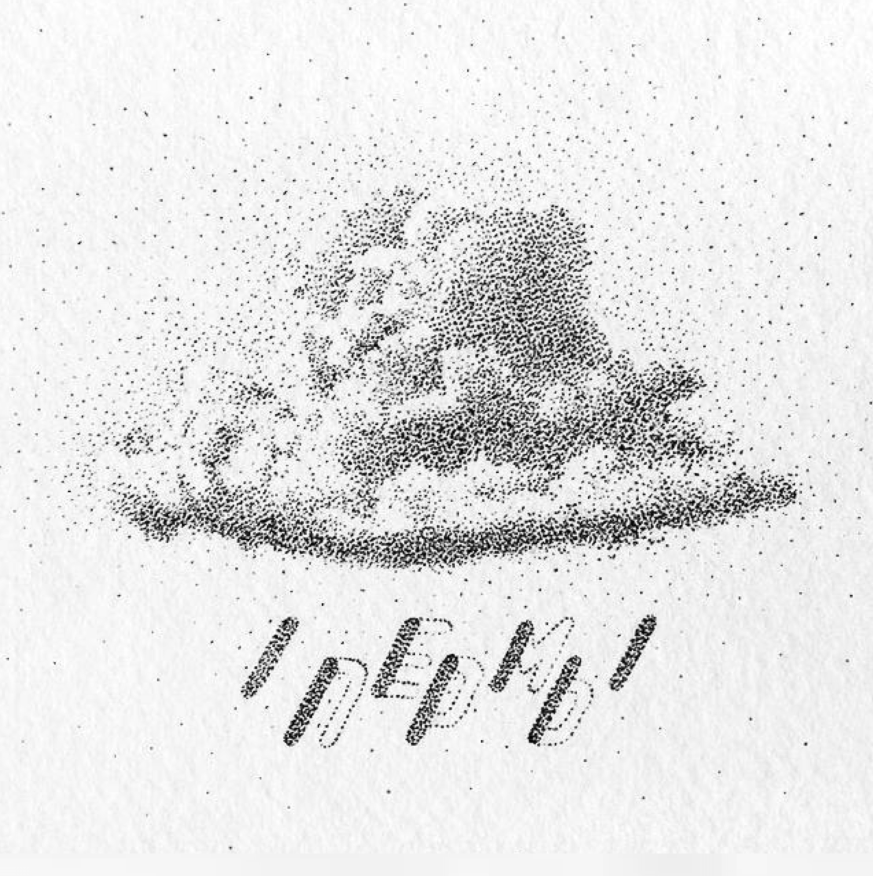
#> input picture pictures/cloud/cloud.png, 1746 x 1752 px (shown at 1/2 size)
$ jupyter execute manual_rotation_and_movement.ipynb
#> lines starting #> are read from the running program, lines starting #| are printed output that depends on the picture; after the words box and inside, x2 and y2 are one past the last pixel; in counts of white or black regions, pixels touching at a corner belong together
### utilites/ccl.py
import numpy as np


def crop_image(image, x=None, y=None, w=None, h=None):
    x = 0 if x == None else x
    y = 0 if y == None else y
    h = image.shape[0] if h == None else h
    w = image.shape[1] if w == None else w
    return image[y:y+h, x:x+w]


def groups_by_rows(img_arr, square_borders=None, line_border=None):
    if square_borders:
        img_arr_c = crop_image(img_arr,
                             x=square_borders[0],
                             y=square_borders[1],
                             w=square_borders[2],
                             h=square_borders[3])
    grps_by_rows = []
    g_c = 0
    current_row = []
    for row in range(img_arr_c.shape[0]):  # пройтись по строкам
        indexes = np.asarray(img_arr_c[row] == 1).nonzero()[0] # найти индексы единиц
        if indexes.size == 0:
            grps_by_rows.append([])
            continue
        gaps = np.diff(indexes) > 1  # найти разрывы между ними
        gaps = np.concatenate([gaps, [True]])
        current_group = []
        for index, gap in dict(zip(indexes, gaps)).items():
            current_group.append(index)
            if gap:
                current_row.append(current_group * 2 if len(current_group) == 1 else [current_group[0], current_group[-1]])
                current_group = []
        grps_by_rows.append(current_row)
        current_row = []
    return grps_by_rows, img_arr_c

def check_connectivity(arr, group_borders, row_number, groups_obj):
    """
    must return a group(s) that group_borders belong(s) to.
    """
    if row_number == 0: # create new group as it is row 1
        last_gr_number = list(groups_obj.keys())[-1:]
        last_gr_number = 0 if last_gr_number == [] else last_gr_number[0]+1
        groups_obj.update({last_gr_number: np.array([
            [[row_number,group_borders[0]], [row_number,group_borders[1]]],
        ])
                          })
        return groups_obj

    candidates_j_range = [
        group_borders[0]-1 if group_borders[0] != 0 else 0,
        group_borders[1]+1
    ]
    candidates_i = row_number-1 if row_number != 0 else 0
    canndidates_connect_to = arr[candidates_i,candidates_j_range[0]:candidates_j_range[1]+1]
    if all(canndidates_connect_to == 0):
        last_gr_number = list(groups_obj.keys())[-1:]
        last_gr_number = 0 if last_gr_number == [] else last_gr_number[0]+1
        groups_obj.update({last_gr_number: np.array([
            [[row_number,group_borders[0]], [row_number,group_borders[1]]],
        ])
                          })
        return groups_obj
    group_concatination = [False] * len(groups_obj)
    to_pop = []
    to_drop_duplicates = []
    for j, (k, v) in enumerate(groups_obj.items()):
        for n, element in enumerate(v):
            candidates_j_range_set = set(range(candidates_j_range[0], candidates_j_range[1]+1))
            if element[:,0][0] == candidates_i and set(range(element[:,1][0], element[:,1][1]+1)).intersection(candidates_j_range_set):
                group_concatination[j] = True
                too_ssstak = np.array([[[row_number,group_borders[0]],
                                        [row_number,group_borders[1]]],
                                         ])
                groups_obj[k] = np.concatenate([groups_obj[k],
                                                 too_ssstak]
                                                )
                # Concatinate to existing group
                if np.where(group_concatination)[0].shape[0] > 1:
                    to_pop.append(k)
                    gr_concat_to = np.where(group_concatination)[0][0]
                    to_drop_duplicates.append(gr_concat_to)
                    groups_obj[gr_concat_to] = np.concatenate([groups_obj[gr_concat_to],
                                                               groups_obj[k]])
    if to_pop:
        [groups_obj.pop(pop) for pop in to_pop if pop in groups_obj]
    if to_drop_duplicates:
        [np.unique(groups_obj[dupl], axis=0) for dupl in to_drop_duplicates]
    groups_obj = dict(zip(list(range(len(groups_obj))), groups_obj.values()))
    for k, v in groups_obj.items():
        groups_obj.update({k: np.unique(v, axis=0)})
    return groups_obj


def ccl(arr, square_borders=None):
    grps_by_rows, img_arr = groups_by_rows(arr, square_borders=square_borders)
    grps = {}
    for r_num, row in enumerate(grps_by_rows):
        for group in row:
            if group == []:
                continue
            grps = check_connectivity(img_arr, group, r_num, grps)
    return grps

### utilites/plot.py
import matplotlib.pyplot as plt

# [14 lines left out: function show_segment, not called in this run]

def show_pic(pic, size=15):
    ax = plt.figure(figsize = (size,size))
    plt.imshow(pic[::-1])
    ax = plt.gca()
    ax.invert_yaxis()

# [6 lines left out: function crop_image, not called in this run]

### manual_rotation_and_movement.ipynb
# Aim: move rain drop down
# Цель: передвинуть каплю дождя

[cell 1]
from utilites.ccl import *
from utilites.plot import show_pic
import numpy as np
import cv2
import matplotlib.pyplot as plt

[cell 2]
def rotation(angle):
    """
    rotates standart basis by angle
    """
    xy = np.array([[0, 1], [1, 0]])
    a = np.radians(angle)
    r_matrix = np.array([
        [np.cos(a), -np.sin(a)],
        [np.sin(a), np.cos(a)]
    ])
    return r_matrix @ xy

# Open

[cell 3]
cloud = 'pictures/cloud/cloud.png'
cloud = cv2.imread(cloud, 0)
#> cloud is the input picture: shape (1752, 1746); min 0, max 255, mean 228.8

img = np.copy(cloud)
colors = np.copy(cloud)

img[img<157] = 1
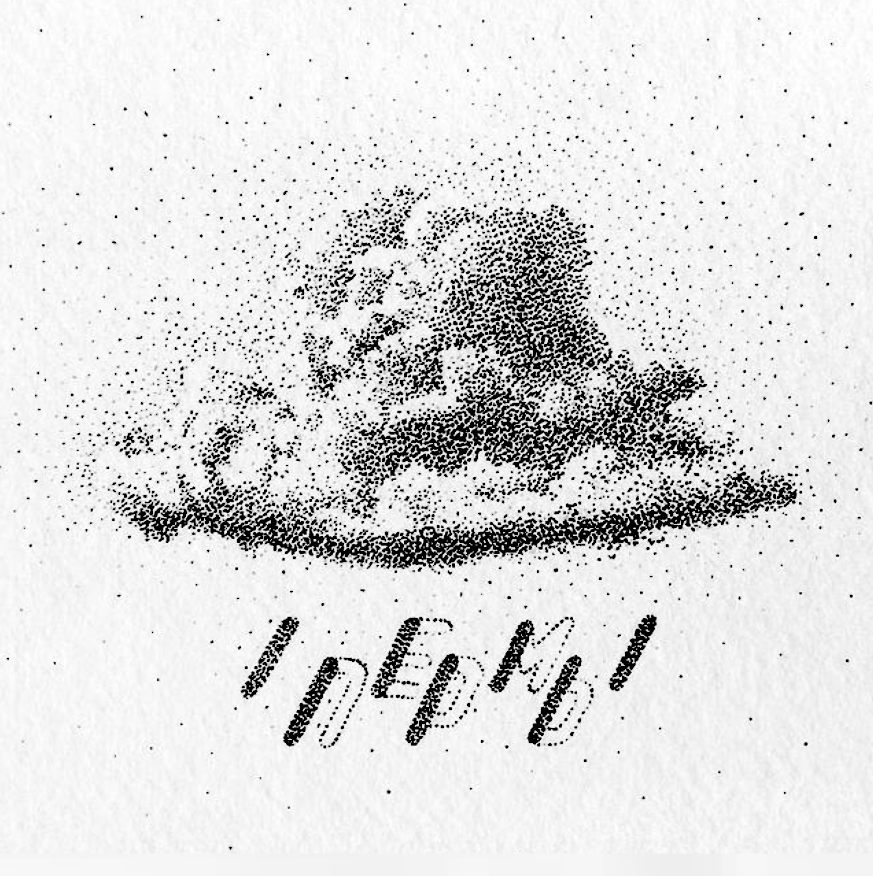
#> img: shape (1752, 1746) (shown at 1/2 size); 7.31% of pixels changed, all inside (x1, y1, x2, y2) = (0, 7, 1744, 1699)
img[img>=157] = 0
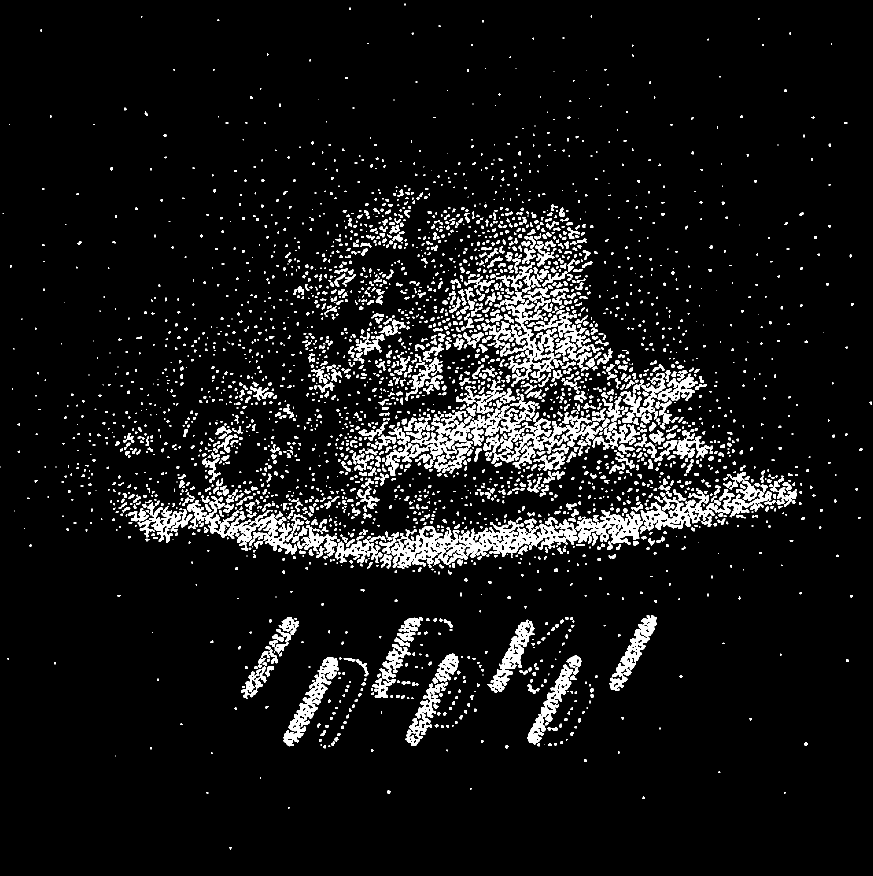
#> img: shape (1752, 1746) (shown at 1/2 size); values 0 (black) and 1 (white), 7.3% white; 3344 white regions (1504 under 20 px), largest, box (x1, y1, x2, y2) and area: (819, 801, 1205, 938) 13563, (783, 1034, 1156, 1138) 13269, (1280, 944, 1543, 1067) 7797

show_pic(cloud,size=9)
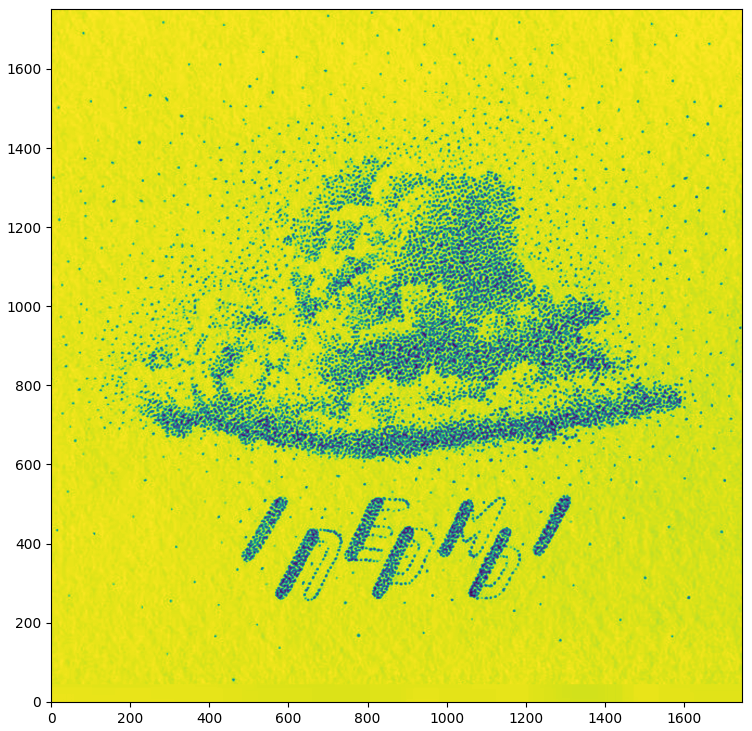
#> figure drawn by matplotlib, 1 panel

# Locate drop

[cell 4]
x_vec=477
y_vec=1224
h=180
w=125

# Get pixcel groups

[cell 5]
borders = ccl(img, square_borders=[x_vec,y_vec,w,h])
#> in crop_image, `return image[y:y+h, x:x+w]`:
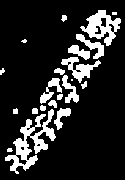
#> returned value: shape (180, 125); values 0 (black) and 1 (white), 15.6% white; 21 white regions (3 under 20 px), largest, box (x1, y1, x2, y2) and area: (5, 109, 56, 174) 1087, (80, 10, 121, 46) 662, (61, 57, 101, 83) 388
#> the loop in groups_by_rows, `for row in range(img_arr_c.shape[0]):` made 180 passes
#> (indexes, gaps) on passes 11 to 12: ([98, 99, 100, 101, 102, 103, 104, 105], [False, False, False, False, False, False, False, True]), ([98, 99, 100, 101, 102, 103, 104, 105], [False, False, False, False, False, False, False, True])
#> after the loop in groups_by_rows, `for row in range(img_arr_c.shape[0]):`: grps_by_rows = 180 items, first 6: [], [], [], [], [], []
#> the loop in ccl, `for r_num, row in enumerate(grps_by_rows):` made 180 passes
#> row on passes 12, 14, 15: [[98, 105]], [[96, 105], [112, 116]], [[95, 105], [112, 116]]
#> after the loop in ccl, `for r_num, row in enumerate(grps_by_rows):`: grps = 21 items
#> borders = 21 items
print(f'Amount of pixel groups: {len(borders)}')
#| Amount of pixel groups: 21

[cell 6]
show_pic(crop_image(img, x=x_vec, y=y_vec, w=w, h=h), size=9)
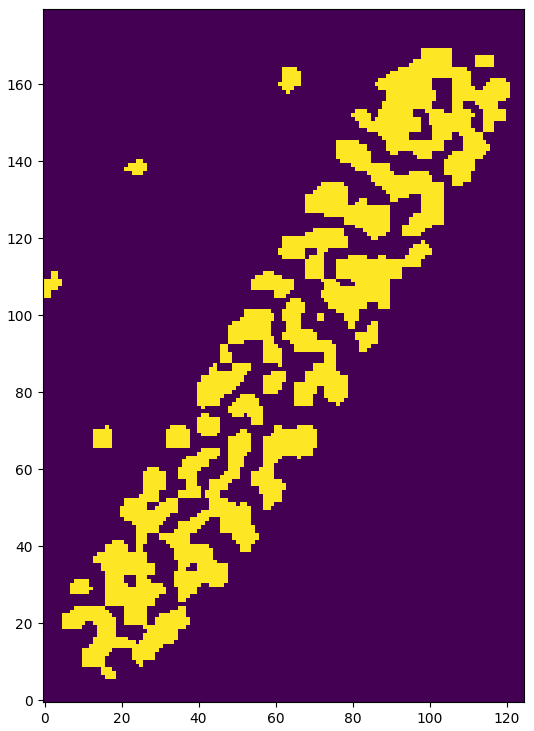
#> figure drawn by matplotlib, 1 panel

# Move drop 5 degree lower

[cell 7]
for border in borders.values():
    for dot in border:
        vector_scalar = np.array([x_vec+dot[0][1], y_vec+dot[0][0]])
        vector_scalar1 = np.array([x_vec+dot[1][1], y_vec+dot[1][0]])

        # Clear old drop place
        cloud[vector_scalar[1]-1,vector_scalar[0]-2:vector_scalar1[0]+2] = 255
#> this loop made 21 passes
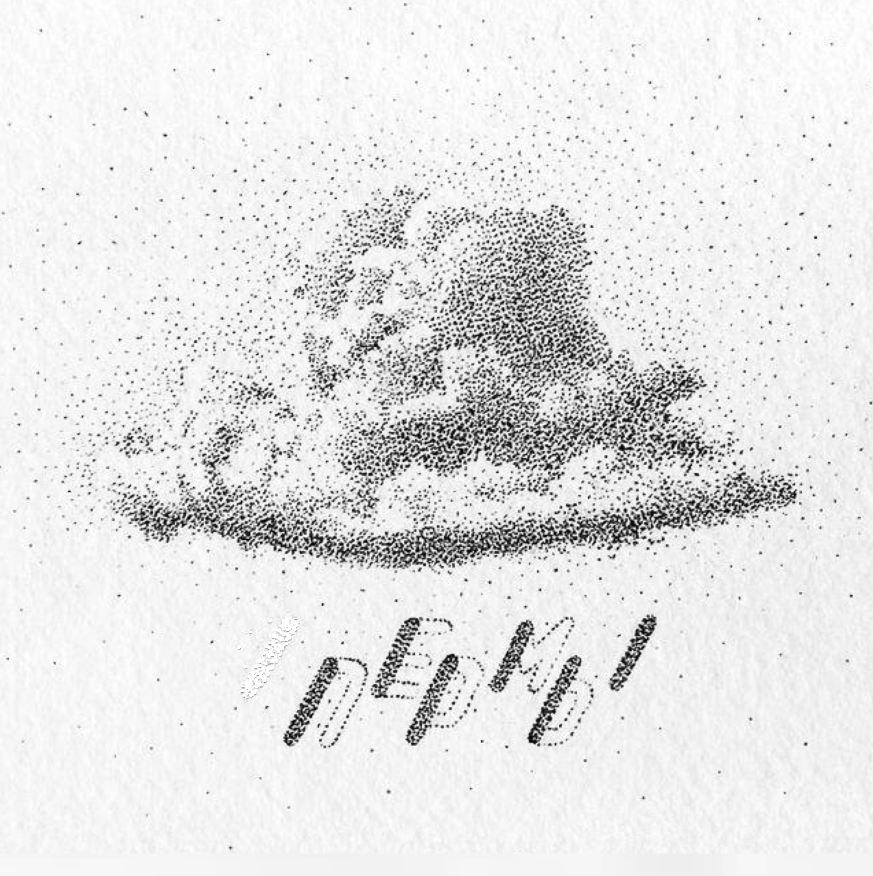
#> cloud: shape (1752, 1746) (shown at 1/2 size); 0.16% of pixels changed, all inside (x1, y1, x2, y2) = (475, 1233, 599, 1397)

show_pic(cloud,size=9)

[cell 8]
baias= 50
angle = -5
for border in borders.values():
    for dot in border:
        rotated_basis = rotation(angle)
        vector_scalar = np.array([x_vec+dot[0][1], y_vec+dot[0][0]])
        y, x = (rotated_basis @ vector_scalar).astype(np.int64)
        x += baias
        y += baias

        rotated_basis = rotation(angle)
        vector_scalar1 = np.array([x_vec+dot[1][1], y_vec+dot[1][0]])
        y1, x1 = (rotated_basis @ vector_scalar1).astype(np.int64)
        x1 += baias
        y1 += baias

        # Draw new drop
        cloud[y,x-1:x1+1] = colors[vector_scalar[1],vector_scalar[0]-1:vector_scalar[0]+x1+1 - x-1+1]
#> this loop made 21 passes
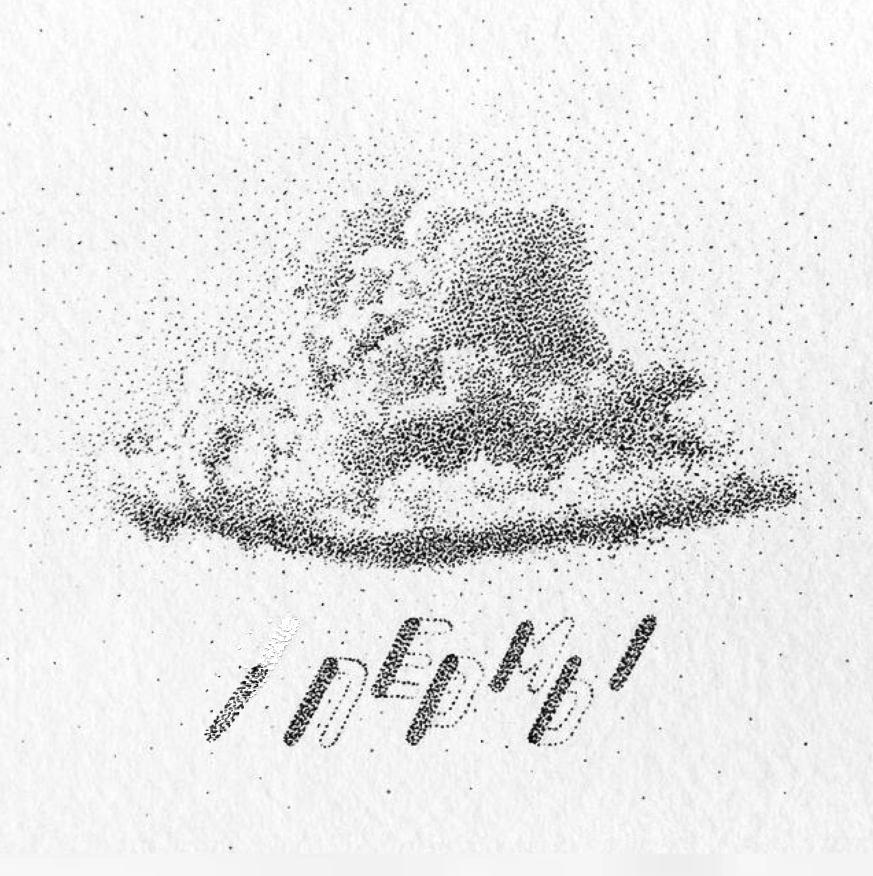
#> cloud: shape (1752, 1746) (shown at 1/2 size); 0.12% of pixels changed, all inside (x1, y1, x2, y2) = (408, 1329, 537, 1485)

plt.figure(figsize = (9,9))
plt.imshow(cv2.cvtColor(cloud, cv2.COLOR_BGR2RGB))

# Problems

 - manual object-crop/angle/bias selection
 - object separration from other objects (as they all consists of dots)
 - color substitution after object movement
